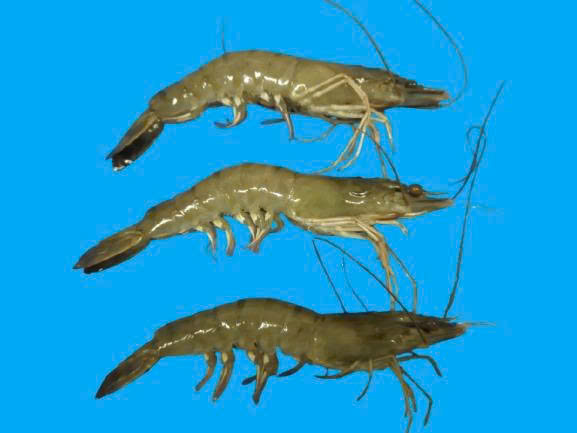
#> input picture shrimp2.jpg, 577 x 433 px, found by its file name
$ python contour.py
#> lines starting #> are read from the running program, lines starting #| are printed output that depends on the picture; after the words box and inside, x2 and y2 are one past the last pixel; in counts of white or black regions, pixels touching at a corner belong together
import cv2
import numpy as np

# Đọc ảnh gốc
img = cv2.imread(r'C:\Users\Divu\Desktop\test\estimate_shrmip\shrimp2.jpg')
#> img is the input picture: shape (433, 577, 3); mean B, G, R 205.5, 154.2, 27.2
original = img.copy()

# Scale factor for physical unit conversion (adjust based on image calibration)
PIXELS_PER_CM = 10  # Example: 10 pixels = 1 cm

# Bước 1: Tách nền xanh -> lấy vùng tôm
hsv = cv2.cvtColor(img, cv2.COLOR_BGR2HSV)
#> hsv: shape (433, 577, 3); mean H, S, V 85.6, 219.2, 214.6
lower_blue = np.array([90, 50, 50])
upper_blue = np.array([140, 255, 255])
mask = cv2.inRange(hsv, lower_blue, upper_blue)
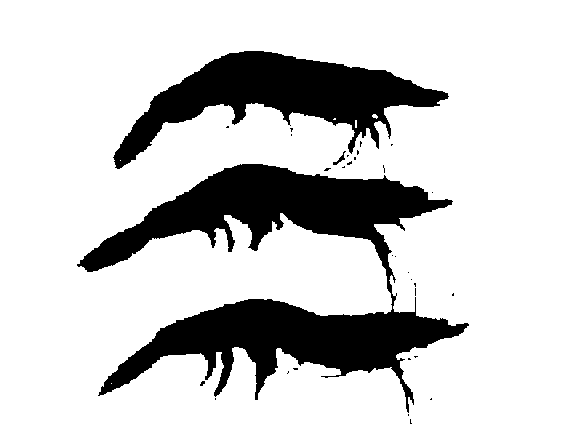
#> mask: shape (433, 577); 80.7% white; 32 black regions (29 under 20 px), largest, box (x1, y1, x2, y2) and area: (77, 164, 469, 413) 32956, (113, 51, 449, 169) 15082, (333, 151, 346, 165) 50
mask_inv = cv2.bitwise_not(mask)
cv2.imshow("Foreground", mask_inv)

# Bước 2: Morphology để làm mượt mask
kernel = cv2.getStructuringElement(cv2.MORPH_ELLIPSE, (5,5))
mask_clean = cv2.morphologyEx(mask_inv, cv2.MORPH_OPEN, kernel)
#> mask_clean: shape (433, 577); 18.9% white; 6 white regions, box (x1, y1, x2, y2) and area: (80, 164, 452, 277) 16487, (101, 299, 467, 396) 15829, (114, 51, 448, 169) 14807, (402, 383, 413, 398) 94, (348, 139, 355, 150) 55, (387, 284, 392, 290) 22
mask_clean = cv2.morphologyEx(mask_clean, cv2.MORPH_CLOSE, kernel)
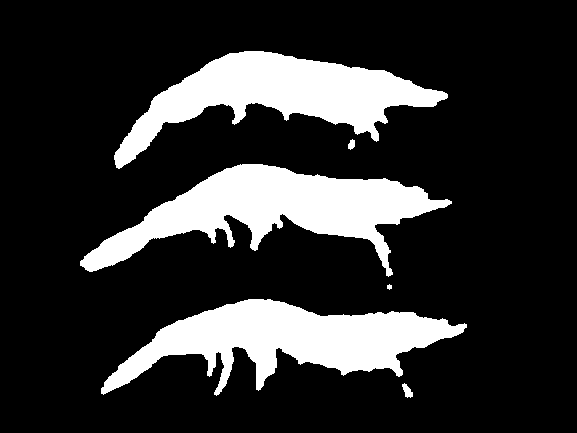
#> mask_clean: shape (433, 577); 19% white; 6 white regions

# Bước 3: Fill các lỗ nhỏ bên trong vật thể
final_mask = mask_clean.copy()
max_hole_area = 500

contours, hierarchy = cv2.findContours(mask_clean, cv2.RETR_CCOMP, cv2.CHAIN_APPROX_SIMPLE)
#> contours = 6 contours, 1 with area under 20; largest, box (x1, y1, x2, y2) and area: (80, 164, 452, 277) 16039, (101, 299, 467, 396) 15370, (114, 51, 448, 169) 14486, (402, 383, 413, 398) 75, (348, 139, 355, 150) 42
if hierarchy is not None:
    for i in range(len(contours)):
        # Nếu là lỗ (có cha) và diện tích nhỏ
        if hierarchy[0][i][3] != -1:
            area = cv2.contourArea(contours[i])
            if area < max_hole_area:
                cv2.drawContours(final_mask, contours, i, 255, cv2.FILLED)
#> this loop made 6 passes

min_area = 3000
cv2.imshow("Final Mask (after filling small holes)", final_mask)

# Bước 4: Erosion nhẹ hơn
kernel = np.ones((3,3), np.uint8)
eroded = cv2.erode(final_mask, kernel, iterations=1)
#> eroded: shape (433, 577); 17.5% white; 6 white regions (1 under 20 px), largest, box (x1, y1, x2, y2) and area: (81, 165, 451, 275) 15210, (102, 300, 466, 394) 14563, (115, 52, 447, 167) 13808, (403, 385, 412, 396) 47, (349, 141, 354, 148) 25
cv2.imshow("Eroded", eroded)

# Bước 5: Distance transform
dist_transform = cv2.distanceTransform(eroded, cv2.DIST_L2, 5)
ret, sure_fg = cv2.threshold(dist_transform, 0.3*dist_transform.max(), 255, 0)
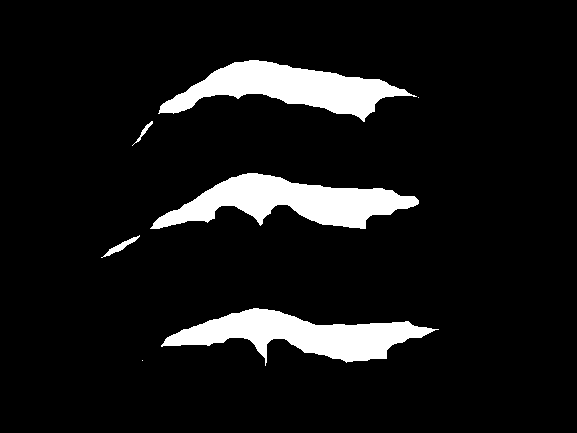
#> sure_fg: shape (433, 577) float32; 8.8% white; 7 white regions (2 under 20 px), largest, box (x1, y1, x2, y2) and area: (150, 173, 419, 229) 7539, (161, 308, 439, 366) 7149, (158, 60, 417, 122) 7060, (101, 235, 140, 258) 191, (132, 121, 153, 146) 83
#> ret = 8.99
sure_fg = np.uint8(sure_fg)
cv2.imshow("Sure Foreground", sure_fg)

unknown = cv2.subtract(final_mask, sure_fg)

# Bước 6: Marker labelling
ret, markers = cv2.connectedComponents(sure_fg)
#> markers: shape (433, 577) int32; 8 distinct labels, from 0 to 7
#> ret = 8
markers = markers + 1
#> markers: shape (433, 577) int32; 8 distinct labels, from 1 to 8
markers[unknown == 255] = 0
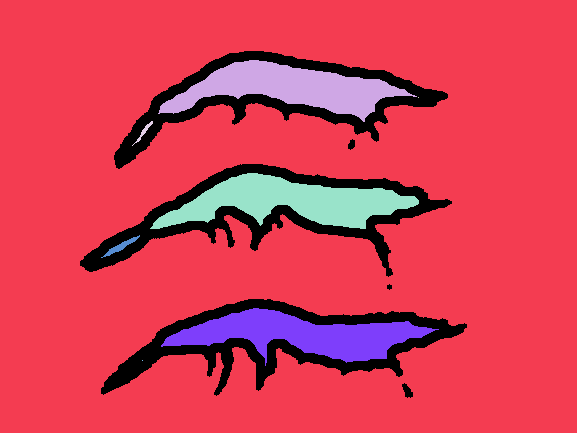
#> markers: shape (433, 577) int32; 9 distinct labels, from 0 to 8; one colour per label, 0 black

# Watershed
markers = cv2.watershed(original, markers)
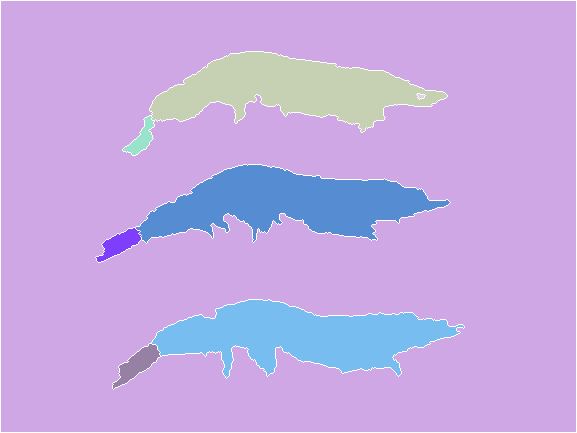
#> markers: shape (433, 577) int32; 9 distinct labels, from -1 to 8; one colour per label, 0 black, -1 white

# Hiển thị marker màu để dễ debug
marker_viz = np.zeros_like(original, dtype=np.uint8)
unique_markers = np.unique(markers)
#> unique_markers = [-1, 1, 2, 3, 4, 5, 6, 7, 8]
colors = {}
for marker in unique_markers:
    if marker == -1:
        colors[marker] = (0,0,255)  # biên màu đỏ
    else:
        colors[marker] = np.random.randint(0,255,3).tolist()
#> this loop made 9 passes
#> marker on pass 1: -1
#> after the loop, colors = 9 items

for marker in unique_markers:
    marker_mask = (markers == marker).astype(np.uint8) * 255
    marker_viz[marker_mask==255] = colors[marker]
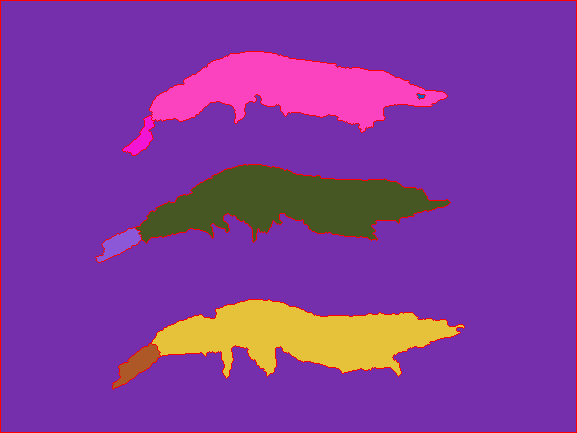
#> marker_viz: shape (433, 577, 3); mean of channels 0, 1, 2 156.5, 57, 130; drawn as B, G, R

cv2.imshow("Markers visualization", marker_viz)

# Bước 7: Vẽ contour, bounding box, centroid và ước lượng kích thước
output = original.copy()
shrimp_count = 0
size_estimates = []

for marker_id in range(2, np.max(markers)+1):
    mask = np.uint8(markers == marker_id)
    mask_full = cv2.bitwise_and(final_mask, final_mask, mask=mask)
    cnts, _ = cv2.findContours(mask_full, cv2.RETR_EXTERNAL, cv2.CHAIN_APPROX_SIMPLE)
    for cnt in cnts:
        area = cv2.contourArea(cnt)
        if area > min_area:
            shrimp_count += 1
            cv2.drawContours(output, [cnt], -1, (0,255,0), 2)
            x,y,w,h = cv2.boundingRect(cnt)
            cv2.rectangle(output, (x,y), (x+w, y+h), (255,0,0), 2)
            M = cv2.moments(cnt)
            if M['m00'] != 0:
                cx = int(M['m10']/M['m00'])
                cy = int(M['m01']/M['m00'])
                cv2.circle(output, (cx,cy), 5, (0,0,255), -1)
                cv2.putText(output, f"{shrimp_count}", (cx-10, cy-10),
                            cv2.FONT_HERSHEY_SIMPLEX, 0.8, (0,0,255), 2)

            # Size estimation
            # 1. Area in square centimeters
            area_cm2 = area / (PIXELS_PER_CM ** 2)

            # 2. Bounding rectangle dimensions in centimeters
            width_cm = w / PIXELS_PER_CM
            height_cm = h / PIXELS_PER_CM

            # 3. Fitted ellipse (major and minor axes)
            major_axis_cm = minor_axis_cm = 0
            if len(cnt) >= 5:  # Need at least 5 points to fit an ellipse
                ellipse = cv2.fitEllipse(cnt)
                (center, axes, angle) = ellipse
                major_axis_cm = max(axes) / PIXELS_PER_CM
                minor_axis_cm = min(axes) / PIXELS_PER_CM
                # Draw ellipse for visualization
                cv2.ellipse(output, ellipse, (255, 255, 0), 1)

            # Store size estimates
            size_estimates.append({
                "shrimp": shrimp_count,
                "area_cm2": area_cm2,
                "width_cm": width_cm,
                "height_cm": height_cm,
                "major_axis_cm": major_axis_cm,
                "minor_axis_cm": minor_axis_cm,
                "centroid": (cx, cy)
            })
#> this loop made 7 passes
#> cnts on pass 2: 1 contour, all with area under 20
#> mask_full: shape (433, 577); 0.33% white; 1 white region, box (x1, y1, x2, y2) and area: (113, 344, 160, 389) 825
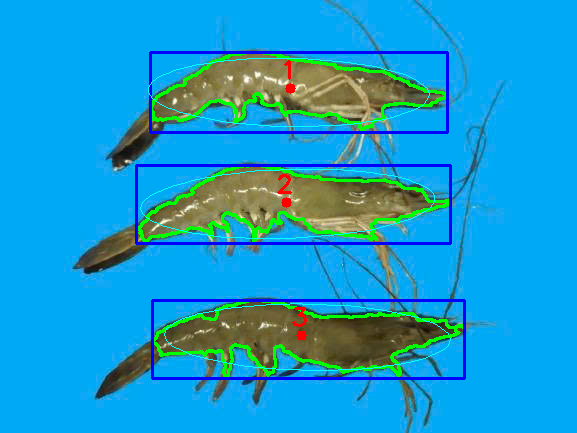
#> output: shape (433, 577, 3); 6.67% of pixels changed, all inside (x1, y1, x2, y2) = (135, 51, 466, 380)
#> after the loop, shrimp_count = 3; size_estimates = 3 items

# Bước 8: In kết quả
print(f"\n✅ Số lượng tôm đếm được: {shrimp_count}")
#| ✅ Số lượng tôm đếm được: 3
print("📍 Tọa độ centroid và kích thước:")
for size in size_estimates:
    print(f"  - Tôm {size['shrimp']}: centroid = {size['centroid']}, "
          f"area = {size['area_cm2']:.2f} cm², "
          f"width = {size['width_cm']:.2f} cm, height = {size['height_cm']:.2f} cm, "
          f"major_axis = {size['major_axis_cm']:.2f} cm, minor_axis = {size['minor_axis_cm']:.2f} cm")
#> this loop made 3 passes
#|   - Tôm 1: centroid = (290, 88), area = 119.12 cm², width = 29.70 cm, height = 8.00 cm, major_axis = 28.11 cm, minor_axis = 6.81 cm
#|   - Tôm 2: centroid = (286, 202), area = 127.42 cm², width = 31.40 cm, height = 7.80 cm, major_axis = 29.43 cm, minor_axis = 6.88 cm
#|   - Tôm 3: centroid = (301, 335), area = 126.25 cm², width = 31.20 cm, height = 7.80 cm, major_axis = 28.59 cm, minor_axis = 6.62 cm

cv2.imshow("Final Result", output)
cv2.waitKey(0)
cv2.destroyAllWindows()

$ run again, with shrimp1.jpg copied over shrimp2.jpg
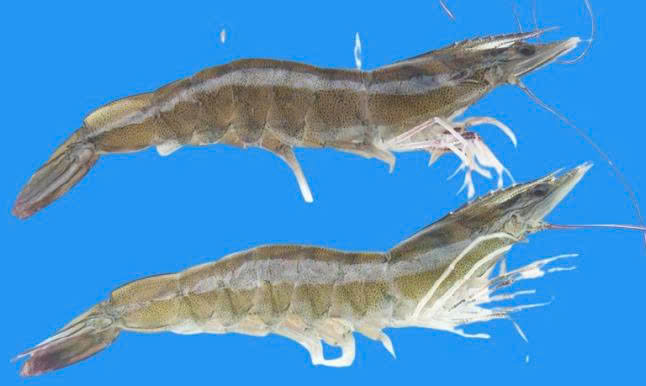
#> input picture shrimp1.jpg, 646 x 386 px, found by its file name
#> img is the input picture: shape (386, 646, 3); mean B, G, R 205.2, 148.7, 74.9
#> hsv: shape (386, 646, 3); mean H, S, V 83.1, 157.9, 212.1
#> mask_inv: shape (386, 646); 31% white; 15 white regions (8 under 20 px), largest, box (x1, y1, x2, y2) and area: (22, 166, 587, 375) 38998, (13, 32, 578, 218) 37896, (516, 262, 543, 278) 232
#> contours = 6 contours; box (x1, y1, x2, y2) and area: (22, 166, 586, 375) 38520, (13, 35, 577, 217) 36898, (319, 338, 345, 362) 388, (520, 263, 540, 278) 180, (499, 272, 509, 285) 48, (471, 155, 478, 162) 24
#> the loop `for i in range(len(contours)):` made 6 passes
#> area on passes 4, 6: 388, 24
#> after the loop `for i in range(len(contours)):`:
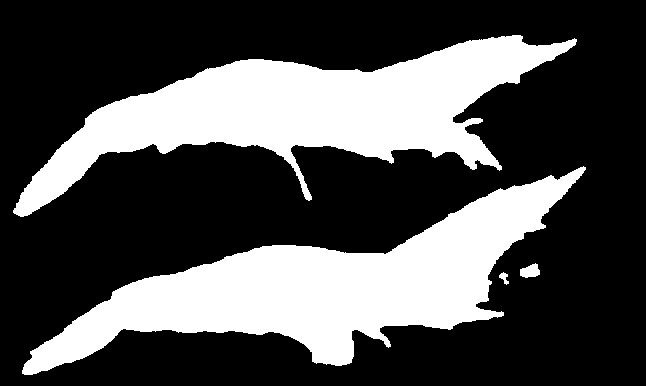
#> final_mask: shape (386, 646); 30.9% white; 4 white regions, box (x1, y1, x2, y2) and area: (22, 166, 586, 375) 39215, (13, 35, 577, 217) 37647, (520, 263, 540, 278) 207, (499, 272, 509, 285) 66
#> eroded: shape (386, 646); 29.4% white; 5 white regions (2 under 20 px), largest, box (x1, y1, x2, y2) and area: (23, 168, 585, 374) 37392, (14, 36, 576, 216) 35642, (521, 265, 539, 277) 142
#> `ret, sure_fg = cv2.threshold(dist_transform, 0.3*dist_transform.max(),..`: ret = 14.14
#> unknown: shape (386, 646); 16% white; 4 white regions, box (x1, y1, x2, y2) and area: (13, 35, 577, 217) 20040, (22, 166, 586, 375) 19596, (520, 263, 540, 278) 207, (499, 272, 509, 285) 66
#> `ret, markers = cv2.connectedComponents(sure_fg)`: ret = 4
#> unique_markers = [-1, 1, 2, 3, 4]
#> the loop `for marker in unique_markers:` made 5 passes
#> marker on pass 1: -1
#> after the loop `for marker in unique_markers:`: colors = {-1: (0, 0, 255), 1: [172, 47, 117], 2: [192, 67, 251], 3: [195, 103, 9], 4: [211, 21, 242]}
#> after the loop `for marker_id in range(2, np.max(markers)+1):`:
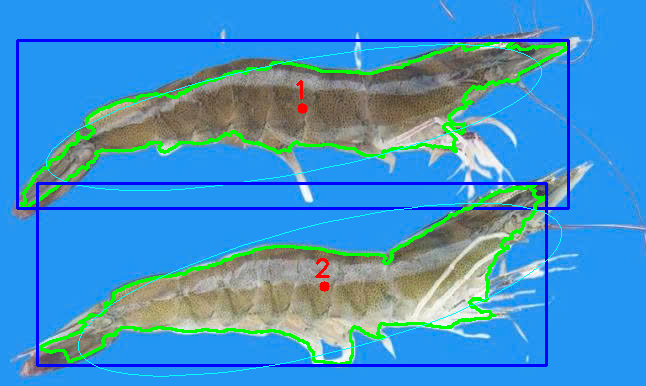
#> output: shape (386, 646, 3); 8.02% of pixels changed, all inside (x1, y1, x2, y2) = (16, 39, 570, 377)
#> after the loop `for marker_id in range(2, np.max(markers)+1):`: shrimp_count = 2; size_estimates = 2 items
#| ✅ Số lượng tôm đếm được: 2
#> the loop `for size in size_estimates:` made 2 passes
#|   - Tôm 1: centroid = (302, 108), area = 307.15 cm², width = 55.10 cm, height = 16.80 cm, major_axis = 50.37 cm, minor_axis = 11.15 cm
#|   - Tôm 2: centroid = (324, 286), area = 340.47 cm², width = 50.90 cm, height = 18.20 cm, major_axis = 49.73 cm, minor_axis = 12.76 cm

$ run again, with shrimp4.jpg copied over shrimp2.jpg
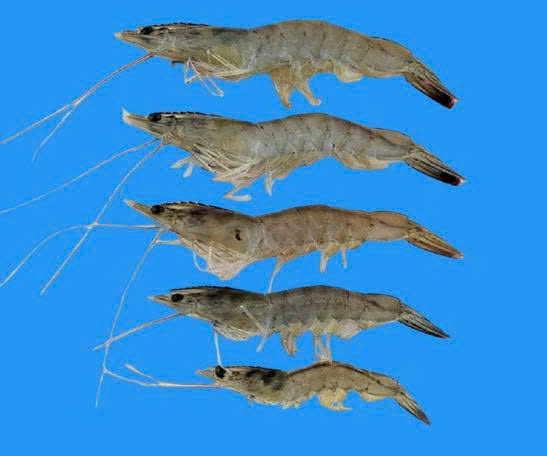
#> input picture shrimp4.jpg, 547 x 456 px, found by its file name
#> img is the input picture: shape (456, 547, 3); mean B, G, R 205.8, 141.4, 57.6
#> hsv: shape (456, 547, 3); mean H, S, V 86.7, 178.3, 211.9
#> mask_inv: shape (456, 547); 21.9% white; 26 white regions (20 under 20 px), largest, box (x1, y1, x2, y2) and area: (152, 287, 444, 421) 15700, (117, 21, 456, 108) 13841, (124, 112, 464, 191) 13107, (128, 200, 464, 280) 11916, (160, 383, 184, 386) 48, (226, 190, 235, 198) 33
#> contours = 8 contours, 3 with area under 20; largest, box (x1, y1, x2, y2) and area: (117, 21, 456, 108) 13340, (124, 112, 463, 188) 12639, (128, 201, 462, 280) 11440, (158, 287, 442, 354) 9167, (202, 347, 424, 419) 5780
#> the loop `for i in range(len(contours)):` made 8 passes
#> eroded: shape (456, 547); 19.9% white; 7 white regions (2 under 20 px), largest, box (x1, y1, x2, y2) and area: (118, 22, 455, 106) 12695, (125, 113, 462, 186) 12034, (129, 203, 461, 278) 10837, (159, 288, 441, 352) 8665, (203, 349, 423, 417) 5352
#> `ret, sure_fg = cv2.threshold(dist_transform, 0.3*dist_transform.max(),..`: ret = 8.81
#> unknown: shape (456, 547); 12.3% white; 8 white regions (3 under 20 px), largest, box (x1, y1, x2, y2) and area: (117, 21, 456, 108) 7217, (124, 112, 463, 188) 6880, (128, 201, 462, 280) 6559, (158, 287, 442, 354) 5524, (202, 347, 424, 419) 4495
#> `ret, markers = cv2.connectedComponents(sure_fg)`: ret = 8
#> unique_markers = [-1, 1, 2, 3, 4, 5, 6, 7, 8]
#> the loop `for marker in unique_markers:` made 9 passes
#> marker on pass 1: -1
#> after the loop `for marker in unique_markers:`: colors = 9 items
#> after the loop `for marker_id in range(2, np.max(markers)+1):`:
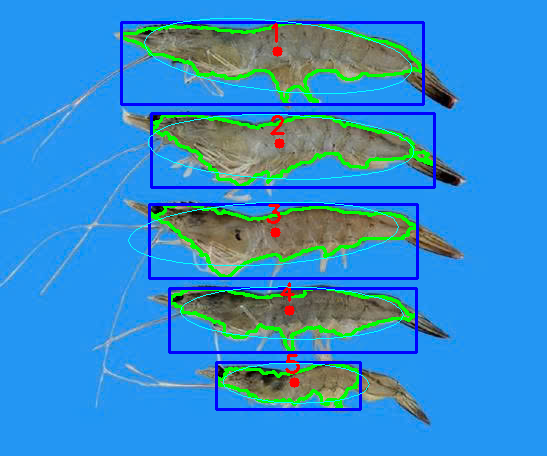
#> output: shape (456, 547, 3); 8.66% of pixels changed, all inside (x1, y1, x2, y2) = (120, 18, 436, 411)
#> after the loop `for marker_id in range(2, np.max(markers)+1):`: shrimp_count = 5; size_estimates = 5 items
#| ✅ Số lượng tôm đếm được: 5
#> the loop `for size in size_estimates:` made 5 passes
#|   - Tôm 1: centroid = (277, 51), area = 115.61 cm², width = 30.20 cm, height = 8.20 cm, major_axis = 26.80 cm, minor_axis = 7.02 cm
#|   - Tôm 2: centroid = (279, 143), area = 103.28 cm², width = 28.30 cm, height = 7.40 cm, major_axis = 26.57 cm, minor_axis = 6.39 cm
#|   - Tôm 3: centroid = (275, 232), area = 95.12 cm², width = 26.80 cm, height = 7.40 cm, major_axis = 26.94 cm, minor_axis = 6.21 cm
#|   - Tôm 4: centroid = (289, 310), area = 76.76 cm², width = 24.70 cm, height = 6.40 cm, major_axis = 22.24 cm, minor_axis = 5.21 cm
#|   - Tôm 5: centroid = (294, 382), area = 36.74 cm², width = 14.40 cm, height = 4.70 cm, major_axis = 14.59 cm, minor_axis = 3.99 cm
